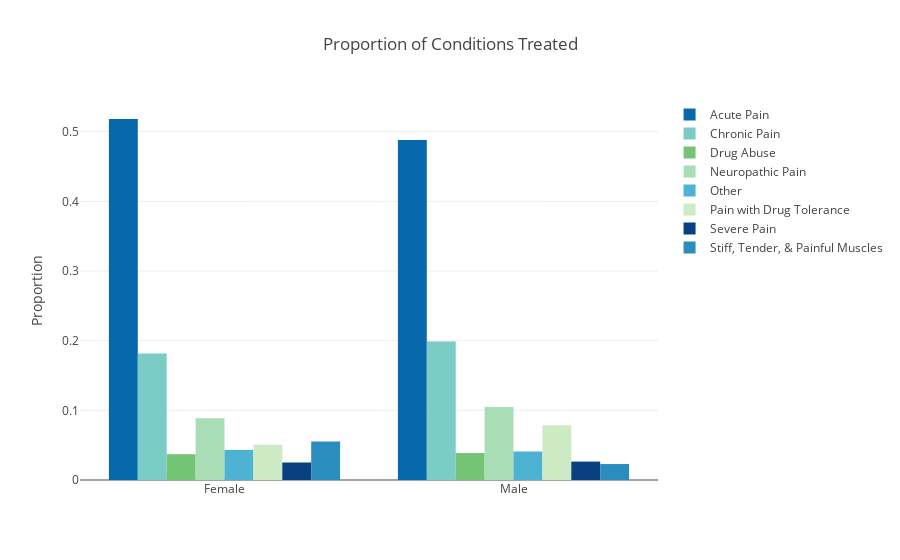

Notebook cell for this chart:
### Code cell
#interactive plot
groups = data8.group.unique()
    
trace = []
for i in range(0, len(groups)):
    trace.append(go.Bar(x = ["Female", "Male"],
                        y = data8.prop[data8.group == groups[i]],
                        name = groups[i],
                        marker = dict(color=col[groups[i]])
                        ))
    
layout = go.Layout(title = 'Proportion of Conditions Treated', 
                   yaxis = dict(title = 'Proportion'))
    
iplot(go.Figure(data = trace, layout = layout))

### Figure 1 — Plotly figure (JSON) as saved in the notebook; plotly's stock layout.template omitted (floating-point values rounded to 4 significant figures)
{"data": [{"marker": {"color": "rgb(8,104,172)"}, "name": "Acute Pain", "type": "bar", "uid": "3473468c-9ab2-11e8-8daa-c49ded1fd344", "x": ["Female", "Male"], "y": [0.5182, 0.4879]}, {"marker": {"color": "rgb(123,204,196)"}, "name": "Chronic Pain", "type": "bar", "uid": "3473468d-9ab2-11e8-9762-c49ded1fd344", "x": ["Female", "Male"], "y": [0.1817, 0.199]}, {"marker": {"color": "rgb(116,196,118)"}, "name": "Drug Abuse", "type": "bar", "uid": "3473468e-9ab2-11e8-bdd6-c49ded1fd344", "x": ["Female", "Male"], "y": [0.03703, 0.0387]}, {"marker": {"color": "rgb(168,221,181)"}, "name": "Neuropathic Pain", "type": "bar", "uid": "3473468f-9ab2-11e8-a7ba-c49ded1fd344", "x": ["Female", "Male"], "y": [0.08869, 0.1048]}, {"marker": {"color": "rgb(78,179,211)"}, "name": "Other", "type": "bar", "uid": "34734690-9ab2-11e8-a6da-c49ded1fd344", "x": ["Female", "Male"], "y": [0.0432, 0.04095]}, {"marker": {"color": "rgb(204,235,197)"}, "name": "Pain with Drug Tolerance", "type": "bar", "uid": "34734691-9ab2-11e8-ac68-c49ded1fd344", "x": ["Female", "Male"], "y": [0.05051, 0.07868]}, {"marker": {"color": "rgb(8,64,129)"}, "name": "Severe Pain", "type": "bar", "uid": "34734692-9ab2-11e8-a821-c49ded1fd344", "x": ["Female", "Male"], "y": [0.02514, 0.02644]}, {"marker": {"color": "rgb(43,140,190)"}, "name": "Stiff, Tender, & Painful Muscles", "type": "bar", "uid": "34734693-9ab2-11e8-b179-c49ded1fd344", "x": ["Female", "Male"], "y": [0.05531, 0.0229]}], "layout": {"title": "Proportion of Conditions Treated", "yaxis": {"title": "Proportion"}}}
